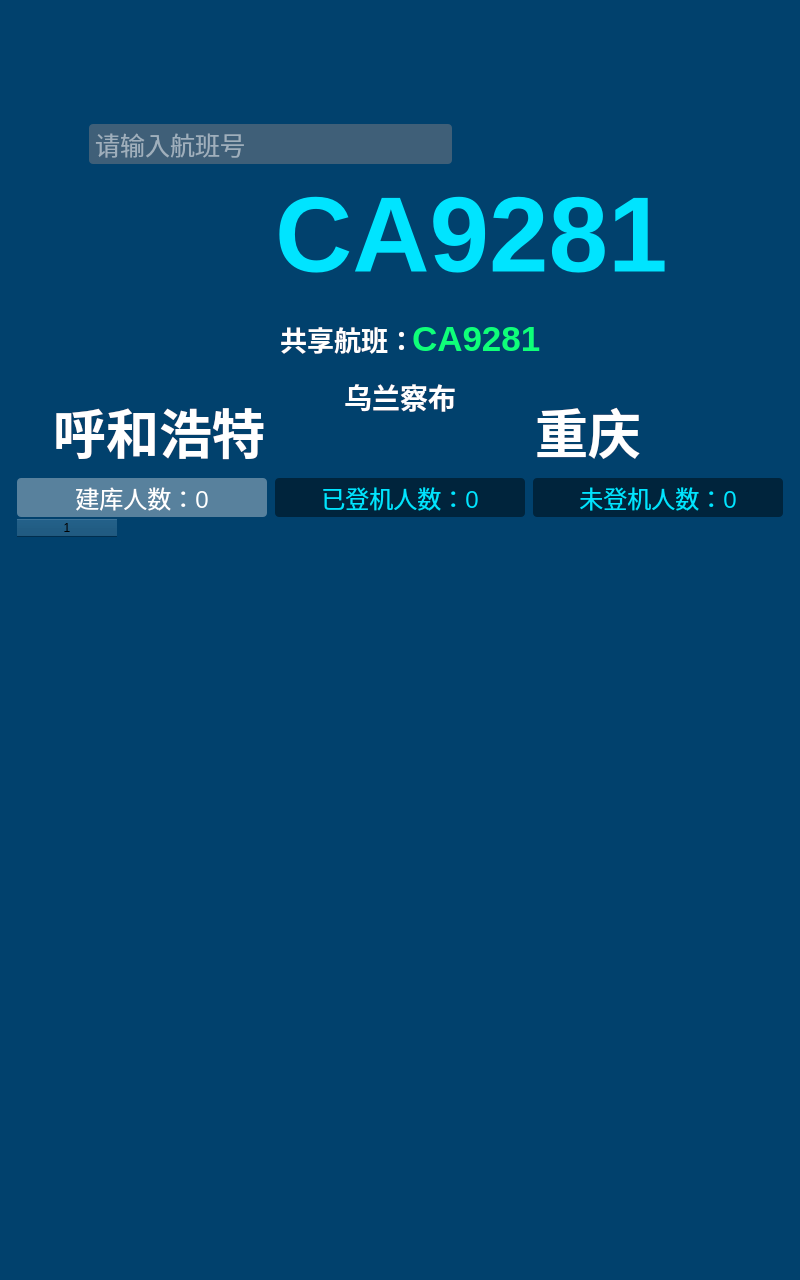
<?xml version="1.0" encoding="UTF-8"?>
<ui version="4.0">
 <class>FlightEnquires</class>
 <widget class="QWidget" name="FlightEnquires">
  <property name="geometry">
   <rect>
    <x>0</x>
    <y>0</y>
    <width>800</width>
    <height>1280</height>
   </rect>
  </property>
  <property name="windowTitle">
   <string>航班回查</string>
  </property>
  <property name="styleSheet">
   <string notr="true">background-color: rgb(1, 65, 109);</string>
  </property>
  <widget class="QWidget" name="flightQueryWidget" native="true">
   <property name="geometry">
    <rect>
     <x>0</x>
     <y>117</y>
     <width>800</width>
     <height>964</height>
    </rect>
   </property>
   <widget class="QWidget" name="flightWidget" native="true">
    <property name="geometry">
     <rect>
      <x>15</x>
      <y>53</y>
      <width>770</width>
      <height>308</height>
     </rect>
    </property>
    <property name="styleSheet">
     <string notr="true">background-image: url(:/6航班回查/Images/6航班回查/航班号.png);</string>
    </property>
    <widget class="QLabel" name="planeLabel">
     <property name="geometry">
      <rect>
       <x>70</x>
       <y>22</y>
       <width>155</width>
       <height>109</height>
      </rect>
     </property>
     <property name="styleSheet">
      <string notr="true">border: 0;
image: 0;
background: 0;
background-image: url(:/6航班回查/Images/6航班回查/矢量剪影飞机.png);</string>
     </property>
     <property name="text">
      <string/>
     </property>
    </widget>
    <widget class="QLabel" name="flightNoLabel">
     <property name="geometry">
      <rect>
       <x>260</x>
       <y>10</y>
       <width>501</width>
       <height>109</height>
      </rect>
     </property>
     <property name="font">
      <font>
       <pointsize>80</pointsize>
       <weight>75</weight>
       <bold>true</bold>
      </font>
     </property>
     <property name="styleSheet">
      <string notr="true">border: 0;
image: 0;
background: 0;
color: rgb(0, 228, 255);</string>
     </property>
     <property name="text">
      <string>CA9281</string>
     </property>
    </widget>
    <widget class="QLabel" name="label">
     <property name="geometry">
      <rect>
       <x>99</x>
       <y>150</y>
       <width>301</width>
       <height>38</height>
      </rect>
     </property>
     <property name="font">
      <font>
       <pointsize>20</pointsize>
       <weight>75</weight>
       <bold>true</bold>
      </font>
     </property>
     <property name="styleSheet">
      <string notr="true">border: 0;
image: 0;
background: 0;
color: rgb(255, 255, 255);</string>
     </property>
     <property name="text">
      <string>共享航班：</string>
     </property>
     <property name="alignment">
      <set>Qt::AlignRight|Qt::AlignTrailing|Qt::AlignVCenter</set>
     </property>
    </widget>
    <widget class="QLabel" name="label_2">
     <property name="geometry">
      <rect>
       <x>397</x>
       <y>150</y>
       <width>371</width>
       <height>38</height>
      </rect>
     </property>
     <property name="font">
      <font>
       <pointsize>26</pointsize>
       <weight>75</weight>
       <bold>true</bold>
      </font>
     </property>
     <property name="styleSheet">
      <string notr="true">border: 0;
image: 0;
background: 0;
color: rgb(15, 255, 121);</string>
     </property>
     <property name="text">
      <string>CA9281</string>
     </property>
    </widget>
    <widget class="QLabel" name="label_3">
     <property name="geometry">
      <rect>
       <x>0</x>
       <y>225</y>
       <width>250</width>
       <height>71</height>
      </rect>
     </property>
     <property name="font">
      <font>
       <pointsize>40</pointsize>
       <weight>75</weight>
       <bold>true</bold>
      </font>
     </property>
     <property name="styleSheet">
      <string notr="true">border: 0;
image: 0;
background: 0;
color: rgb(255, 255, 255);</string>
     </property>
     <property name="text">
      <string>呼和浩特</string>
     </property>
     <property name="alignment">
      <set>Qt::AlignRight|Qt::AlignTrailing|Qt::AlignVCenter</set>
     </property>
    </widget>
    <widget class="QLabel" name="label_4">
     <property name="geometry">
      <rect>
       <x>520</x>
       <y>225</y>
       <width>250</width>
       <height>71</height>
      </rect>
     </property>
     <property name="font">
      <font>
       <pointsize>40</pointsize>
       <weight>75</weight>
       <bold>true</bold>
      </font>
     </property>
     <property name="styleSheet">
      <string notr="true">border: 0;
image: 0;
background: 0;
color: rgb(255, 255, 255);</string>
     </property>
     <property name="text">
      <string>重庆</string>
     </property>
    </widget>
    <widget class="QLabel" name="label_5">
     <property name="geometry">
      <rect>
       <x>266</x>
       <y>250</y>
       <width>237</width>
       <height>21</height>
      </rect>
     </property>
     <property name="styleSheet">
      <string notr="true">border: 0;
image: 0;
background: 0;
background-image: url(:/6航班回查/Images/6航班回查/形状-2.png);</string>
     </property>
     <property name="text">
      <string/>
     </property>
    </widget>
    <widget class="QLabel" name="label_6">
     <property name="geometry">
      <rect>
       <x>0</x>
       <y>208</y>
       <width>770</width>
       <height>38</height>
      </rect>
     </property>
     <property name="font">
      <font>
       <pointsize>21</pointsize>
       <weight>75</weight>
       <bold>true</bold>
      </font>
     </property>
     <property name="styleSheet">
      <string notr="true">border: 0;
image: 0;
background: 0;
color: rgb(255, 255, 255);</string>
     </property>
     <property name="text">
      <string>乌兰察布</string>
     </property>
     <property name="alignment">
      <set>Qt::AlignCenter</set>
     </property>
    </widget>
   </widget>
   <widget class="QWidget" name="passengersWidget" native="true">
    <property name="geometry">
     <rect>
      <x>15</x>
      <y>400</y>
      <width>770</width>
      <height>564</height>
     </rect>
    </property>
    <property name="styleSheet">
     <string notr="true">image: url(:/6航班回查/Images/6航班回查/bg.png);</string>
    </property>
    <widget class="QWidget" name="passengerWidget_1" native="true">
     <property name="geometry">
      <rect>
       <x>800</x>
       <y>10</y>
       <width>800</width>
       <height>171</height>
      </rect>
     </property>
     <property name="styleSheet">
      <string notr="true">border: 0;
image: 0;
background: 0;
</string>
     </property>
     <widget class="QLabel" name="photoLabel_1">
      <property name="geometry">
       <rect>
        <x>40</x>
        <y>0</y>
        <width>131</width>
        <height>171</height>
       </rect>
      </property>
      <property name="styleSheet">
       <string notr="true">image: url(:/6航班回查/Images/6航班回查/照片.png);</string>
      </property>
      <property name="text">
       <string/>
      </property>
     </widget>
     <widget class="QLabel" name="nameTitleLabel_1">
      <property name="geometry">
       <rect>
        <x>190</x>
        <y>5</y>
        <width>121</width>
        <height>38</height>
       </rect>
      </property>
      <property name="font">
       <font>
        <pointsize>19</pointsize>
       </font>
      </property>
      <property name="styleSheet">
       <string notr="true">color: rgb(255, 255, 255);</string>
      </property>
      <property name="text">
       <string>旅客姓名：</string>
      </property>
     </widget>
     <widget class="QLabel" name="flightTitleLabel_1">
      <property name="geometry">
       <rect>
        <x>190</x>
        <y>65</y>
        <width>171</width>
        <height>38</height>
       </rect>
      </property>
      <property name="font">
       <font>
        <pointsize>19</pointsize>
       </font>
      </property>
      <property name="styleSheet">
       <string notr="true">color: rgb(255, 255, 255);</string>
      </property>
      <property name="text">
       <string>航班号／序号：</string>
      </property>
     </widget>
     <widget class="QLabel" name="seatTitleLabel_1">
      <property name="geometry">
       <rect>
        <x>190</x>
        <y>125</y>
        <width>131</width>
        <height>38</height>
       </rect>
      </property>
      <property name="font">
       <font>
        <pointsize>19</pointsize>
       </font>
      </property>
      <property name="styleSheet">
       <string notr="true">color: rgb(255, 255, 255);</string>
      </property>
      <property name="text">
       <string>座位号：</string>
      </property>
     </widget>
     <widget class="QLabel" name="nameLabel_1">
      <property name="geometry">
       <rect>
        <x>315</x>
        <y>5</y>
        <width>451</width>
        <height>38</height>
       </rect>
      </property>
      <property name="font">
       <font>
        <pointsize>19</pointsize>
        <weight>75</weight>
        <bold>true</bold>
       </font>
      </property>
      <property name="styleSheet">
       <string notr="true">color: rgb(0, 228, 255);</string>
      </property>
      <property name="text">
       <string>张定军</string>
      </property>
     </widget>
     <widget class="QLabel" name="flightLabel_1">
      <property name="geometry">
       <rect>
        <x>365</x>
        <y>65</y>
        <width>401</width>
        <height>38</height>
       </rect>
      </property>
      <property name="font">
       <font>
        <pointsize>19</pointsize>
        <weight>75</weight>
        <bold>true</bold>
       </font>
      </property>
      <property name="styleSheet">
       <string notr="true">color: rgb(0, 228, 255);</string>
      </property>
      <property name="text">
       <string>CA2318/001</string>
      </property>
     </widget>
     <widget class="QLabel" name="seatLabel_1">
      <property name="geometry">
       <rect>
        <x>290</x>
        <y>125</y>
        <width>471</width>
        <height>38</height>
       </rect>
      </property>
      <property name="font">
       <font>
        <pointsize>19</pointsize>
        <weight>75</weight>
        <bold>true</bold>
       </font>
      </property>
      <property name="styleSheet">
       <string notr="true">color: rgb(0, 228, 255);</string>
      </property>
      <property name="text">
       <string>079</string>
      </property>
     </widget>
    </widget>
    <widget class="QWidget" name="passengerWidget_2" native="true">
     <property name="geometry">
      <rect>
       <x>800</x>
       <y>196</y>
       <width>800</width>
       <height>171</height>
      </rect>
     </property>
     <property name="styleSheet">
      <string notr="true">border: 0;
image: 0;
background: 0;
</string>
     </property>
     <widget class="QLabel" name="photoLabel_2">
      <property name="geometry">
       <rect>
        <x>40</x>
        <y>0</y>
        <width>131</width>
        <height>171</height>
       </rect>
      </property>
      <property name="styleSheet">
       <string notr="true">image: url(:/6航班回查/Images/6航班回查/照片.png);</string>
      </property>
      <property name="text">
       <string/>
      </property>
     </widget>
     <widget class="QLabel" name="nameTitleLabel_2">
      <property name="geometry">
       <rect>
        <x>190</x>
        <y>5</y>
        <width>121</width>
        <height>38</height>
       </rect>
      </property>
      <property name="font">
       <font>
        <pointsize>19</pointsize>
       </font>
      </property>
      <property name="styleSheet">
       <string notr="true">color: rgb(255, 255, 255);</string>
      </property>
      <property name="text">
       <string>旅客姓名：</string>
      </property>
     </widget>
     <widget class="QLabel" name="nameLabel_2">
      <property name="geometry">
       <rect>
        <x>315</x>
        <y>5</y>
        <width>451</width>
        <height>38</height>
       </rect>
      </property>
      <property name="font">
       <font>
        <pointsize>19</pointsize>
        <weight>75</weight>
        <bold>true</bold>
       </font>
      </property>
      <property name="styleSheet">
       <string notr="true">color: rgb(0, 228, 255);</string>
      </property>
      <property name="text">
       <string>张定军</string>
      </property>
     </widget>
     <widget class="QLabel" name="flightTitleLabel_2">
      <property name="geometry">
       <rect>
        <x>190</x>
        <y>65</y>
        <width>171</width>
        <height>38</height>
       </rect>
      </property>
      <property name="font">
       <font>
        <pointsize>19</pointsize>
       </font>
      </property>
      <property name="styleSheet">
       <string notr="true">color: rgb(255, 255, 255);</string>
      </property>
      <property name="text">
       <string>航班号／序号：</string>
      </property>
     </widget>
     <widget class="QLabel" name="flightLabel_2">
      <property name="geometry">
       <rect>
        <x>365</x>
        <y>65</y>
        <width>401</width>
        <height>38</height>
       </rect>
      </property>
      <property name="font">
       <font>
        <pointsize>19</pointsize>
        <weight>75</weight>
        <bold>true</bold>
       </font>
      </property>
      <property name="styleSheet">
       <string notr="true">color: rgb(0, 228, 255);</string>
      </property>
      <property name="text">
       <string>CA2318/001</string>
      </property>
     </widget>
     <widget class="QLabel" name="sitTitleLabel_2">
      <property name="geometry">
       <rect>
        <x>190</x>
        <y>125</y>
        <width>91</width>
        <height>38</height>
       </rect>
      </property>
      <property name="font">
       <font>
        <pointsize>19</pointsize>
       </font>
      </property>
      <property name="styleSheet">
       <string notr="true">color: rgb(255, 255, 255);</string>
      </property>
      <property name="text">
       <string>座位号：</string>
      </property>
     </widget>
     <widget class="QLabel" name="sitLabel_2">
      <property name="geometry">
       <rect>
        <x>290</x>
        <y>125</y>
        <width>471</width>
        <height>38</height>
       </rect>
      </property>
      <property name="font">
       <font>
        <pointsize>19</pointsize>
        <weight>75</weight>
        <bold>true</bold>
       </font>
      </property>
      <property name="styleSheet">
       <string notr="true">color: rgb(0, 228, 255);</string>
      </property>
      <property name="text">
       <string>079</string>
      </property>
     </widget>
    </widget>
    <widget class="QWidget" name="passengerWidget_3" native="true">
     <property name="geometry">
      <rect>
       <x>800</x>
       <y>382</y>
       <width>800</width>
       <height>171</height>
      </rect>
     </property>
     <property name="styleSheet">
      <string notr="true">border: 0;
image: 0;
background: 0;
</string>
     </property>
     <widget class="QLabel" name="photoLabel_3">
      <property name="geometry">
       <rect>
        <x>40</x>
        <y>0</y>
        <width>131</width>
        <height>171</height>
       </rect>
      </property>
      <property name="styleSheet">
       <string notr="true">image: url(:/6航班回查/Images/6航班回查/照片.png);</string>
      </property>
      <property name="text">
       <string/>
      </property>
     </widget>
     <widget class="QLabel" name="nameTitleLabel_3">
      <property name="geometry">
       <rect>
        <x>190</x>
        <y>5</y>
        <width>121</width>
        <height>38</height>
       </rect>
      </property>
      <property name="font">
       <font>
        <pointsize>19</pointsize>
       </font>
      </property>
      <property name="styleSheet">
       <string notr="true">color: rgb(255, 255, 255);</string>
      </property>
      <property name="text">
       <string>旅客姓名：</string>
      </property>
     </widget>
     <widget class="QLabel" name="nameLabel_3">
      <property name="geometry">
       <rect>
        <x>315</x>
        <y>5</y>
        <width>451</width>
        <height>38</height>
       </rect>
      </property>
      <property name="font">
       <font>
        <pointsize>19</pointsize>
        <weight>75</weight>
        <bold>true</bold>
       </font>
      </property>
      <property name="styleSheet">
       <string notr="true">color: rgb(0, 228, 255);</string>
      </property>
      <property name="text">
       <string>张定军</string>
      </property>
     </widget>
     <widget class="QLabel" name="flightTitleLabel_3">
      <property name="geometry">
       <rect>
        <x>190</x>
        <y>65</y>
        <width>171</width>
        <height>38</height>
       </rect>
      </property>
      <property name="font">
       <font>
        <pointsize>19</pointsize>
       </font>
      </property>
      <property name="styleSheet">
       <string notr="true">color: rgb(255, 255, 255);</string>
      </property>
      <property name="text">
       <string>航班号／序号：</string>
      </property>
     </widget>
     <widget class="QLabel" name="flightLabel_3">
      <property name="geometry">
       <rect>
        <x>365</x>
        <y>65</y>
        <width>401</width>
        <height>38</height>
       </rect>
      </property>
      <property name="font">
       <font>
        <pointsize>19</pointsize>
        <weight>75</weight>
        <bold>true</bold>
       </font>
      </property>
      <property name="styleSheet">
       <string notr="true">color: rgb(0, 228, 255);</string>
      </property>
      <property name="text">
       <string>CA2318/001</string>
      </property>
     </widget>
     <widget class="QLabel" name="sitTitleLabel_3">
      <property name="geometry">
       <rect>
        <x>190</x>
        <y>125</y>
        <width>101</width>
        <height>38</height>
       </rect>
      </property>
      <property name="font">
       <font>
        <pointsize>19</pointsize>
       </font>
      </property>
      <property name="styleSheet">
       <string notr="true">color: rgb(255, 255, 255);</string>
      </property>
      <property name="text">
       <string>座位号：</string>
      </property>
     </widget>
     <widget class="QLabel" name="sitLabel_3">
      <property name="geometry">
       <rect>
        <x>290</x>
        <y>125</y>
        <width>471</width>
        <height>38</height>
       </rect>
      </property>
      <property name="font">
       <font>
        <pointsize>19</pointsize>
        <weight>75</weight>
        <bold>true</bold>
       </font>
      </property>
      <property name="styleSheet">
       <string notr="true">color: rgb(0, 228, 255);</string>
      </property>
      <property name="text">
       <string>079</string>
      </property>
     </widget>
    </widget>
    <widget class="QLabel" name="splitLabel_1">
     <property name="geometry">
      <rect>
       <x>15</x>
       <y>187</y>
       <width>740</width>
       <height>2</height>
      </rect>
     </property>
     <property name="font">
      <font>
       <pointsize>11</pointsize>
       <weight>50</weight>
       <bold>false</bold>
      </font>
     </property>
     <property name="styleSheet">
      <string notr="true">image: 0;
background: 0;
border-radius: 0;
border-width: 1.2px;
border-style: dashed;
border-color: rgb(135, 183, 194);</string>
     </property>
     <property name="text">
      <string/>
     </property>
    </widget>
    <widget class="QLabel" name="splitLabel_2">
     <property name="geometry">
      <rect>
       <x>15</x>
       <y>373</y>
       <width>740</width>
       <height>2</height>
      </rect>
     </property>
     <property name="styleSheet">
      <string notr="true">image: 0;
background: 0;
border-radius: 0;
border-width: 1px;
border-style: dashed;
border-color: rgb(135, 183, 194);</string>
     </property>
     <property name="text">
      <string/>
     </property>
    </widget>
    <widget class="QTableWidget" name="orgDepTableWidget">
     <property name="geometry">
      <rect>
       <x>2</x>
       <y>2</y>
       <width>766</width>
       <height>560</height>
      </rect>
     </property>
     <property name="styleSheet">
      <string notr="true">border: 0;</string>
     </property>
     <property name="columnCount">
      <number>1</number>
     </property>
     <column/>
    </widget>
   </widget>
   <widget class="QWidget" name="inputWidget" native="true">
    <property name="geometry">
     <rect>
      <x>0</x>
      <y>7</y>
      <width>800</width>
      <height>40</height>
     </rect>
    </property>
    <widget class="QPushButton" name="queryPushButton">
     <property name="geometry">
      <rect>
       <x>630</x>
       <y>0</y>
       <width>122</width>
       <height>40</height>
      </rect>
     </property>
     <property name="styleSheet">
      <string notr="true">border: 0;
image: 0;
background: 0;
background-image: url(:/6航班回查/Images/6航班回查/查询.png);</string>
     </property>
     <property name="text">
      <string/>
     </property>
    </widget>
    <widget class="QWidget" name="queryLineWidget" native="true">
     <property name="geometry">
      <rect>
       <x>89</x>
       <y>0</y>
       <width>363</width>
       <height>40</height>
      </rect>
     </property>
     <property name="styleSheet">
      <string notr="true">border: 0;
image: 0;
background: rgb(63, 95, 120);
color: rgb(255, 255, 255);
border-radius: 4px;</string>
     </property>
     <widget class="QLineEdit" name="queryLineEdit">
      <property name="geometry">
       <rect>
        <x>4</x>
        <y>1</y>
        <width>355</width>
        <height>38</height>
       </rect>
      </property>
      <property name="font">
       <font>
        <pointsize>19</pointsize>
       </font>
      </property>
      <property name="placeholderText">
       <string>请输入航班号</string>
      </property>
     </widget>
    </widget>
   </widget>
   <widget class="QWidget" name="tabWidget" native="true">
    <property name="geometry">
     <rect>
      <x>15</x>
      <y>361</y>
      <width>770</width>
      <height>39</height>
     </rect>
    </property>
    <widget class="QPushButton" name="orgDepPushButton">
     <property name="geometry">
      <rect>
       <x>2</x>
       <y>0</y>
       <width>250</width>
       <height>39</height>
      </rect>
     </property>
     <property name="font">
      <font>
       <pointsize>18</pointsize>
      </font>
     </property>
     <property name="styleSheet">
      <string notr="true">border: 0;
image: 0;
background: 0;
border-radius: 4;
color: rgb(255, 255, 255);
background-color: rgb(88, 129, 157);</string>
     </property>
     <property name="text">
      <string>建库人数：0</string>
     </property>
    </widget>
    <widget class="QPushButton" name="boardingPushButton">
     <property name="geometry">
      <rect>
       <x>260</x>
       <y>0</y>
       <width>250</width>
       <height>39</height>
      </rect>
     </property>
     <property name="font">
      <font>
       <pointsize>18</pointsize>
      </font>
     </property>
     <property name="styleSheet">
      <string notr="true">border: 0;
image: 0;
background: 0;
border-radius: 4;
color: rgb(0, 228, 255);
background-color: rgb(0, 36, 60);</string>
     </property>
     <property name="text">
      <string>已登机人数：0</string>
     </property>
    </widget>
    <widget class="QPushButton" name="notboardingPushButton">
     <property name="geometry">
      <rect>
       <x>518</x>
       <y>0</y>
       <width>250</width>
       <height>39</height>
      </rect>
     </property>
     <property name="font">
      <font>
       <pointsize>18</pointsize>
      </font>
     </property>
     <property name="styleSheet">
      <string notr="true">border: 0;
image: 0;
background: 0;
border-radius: 4;
color: rgb(0, 228, 255);
background-color: rgb(0, 36, 60);</string>
     </property>
     <property name="text">
      <string>未登机人数：0</string>
     </property>
    </widget>
   </widget>
  </widget>
 </widget>
 <resources/>
 <connections/>
</ui>
